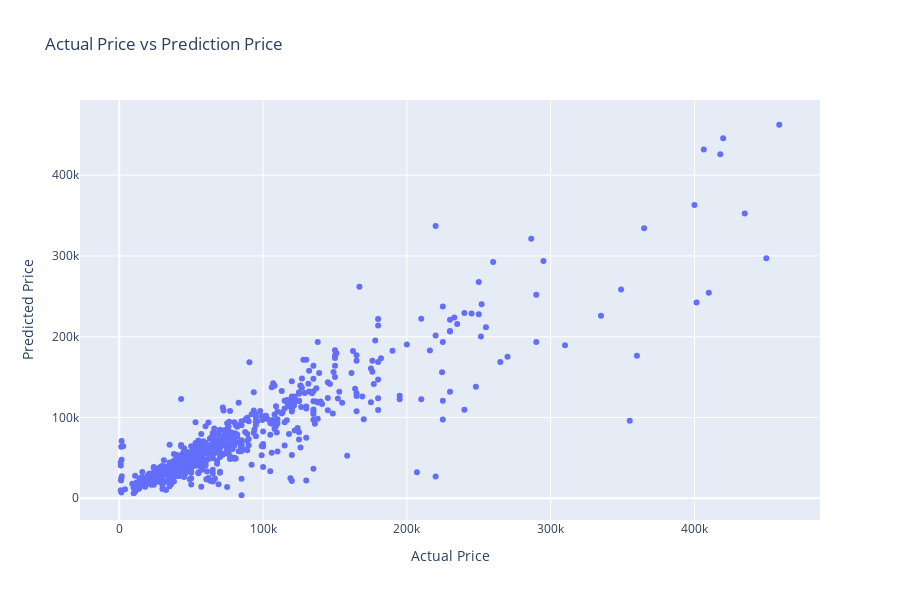

The notebook cell this image was saved under:
### Markdown cell above
**Comparison Between Predicted and Actual Price Predict on Test Set**

### Code cell
fig=px.scatter(x=y_test, y=y_pred_xgb_tuning,height=600,
                labels={
                     "y":"Predicted Price",
                     "x":"Actual Price",
                 },
                title="Actual Price vs Prediction Price"
)
fig.show()

### Figure 1 — Plotly figure (JSON) as saved in the notebook; plotly's stock layout.template omitted (floating-point values rounded to 4 significant figures; data arrays with more than 128 entries replaced by an {"elided": "..."} marker saying what was removed)
{"data": [{"hovertemplate": "Actual Price=%{x}<br>Predicted Price=%{y}<extra></extra>", "legendgroup": "", "marker": {"color": "#636efa", "symbol": "circle"}, "mode": "markers", "name": "", "orientation": "v", "showlegend": false, "type": "scatter", "x": {"elided": "739 int values"}, "xaxis": "x", "y": {"elided": "739 float values"}, "yaxis": "y"}], "layout": {"height": 600, "legend": {"tracegroupgap": 0}, "title": {"text": "Actual Price vs Prediction Price"}, "xaxis": {"anchor": "y", "domain": [0, 1], "title": {"text": "Actual Price"}}, "yaxis": {"anchor": "x", "domain": [0, 1], "title": {"text": "Predicted Price"}}}}
